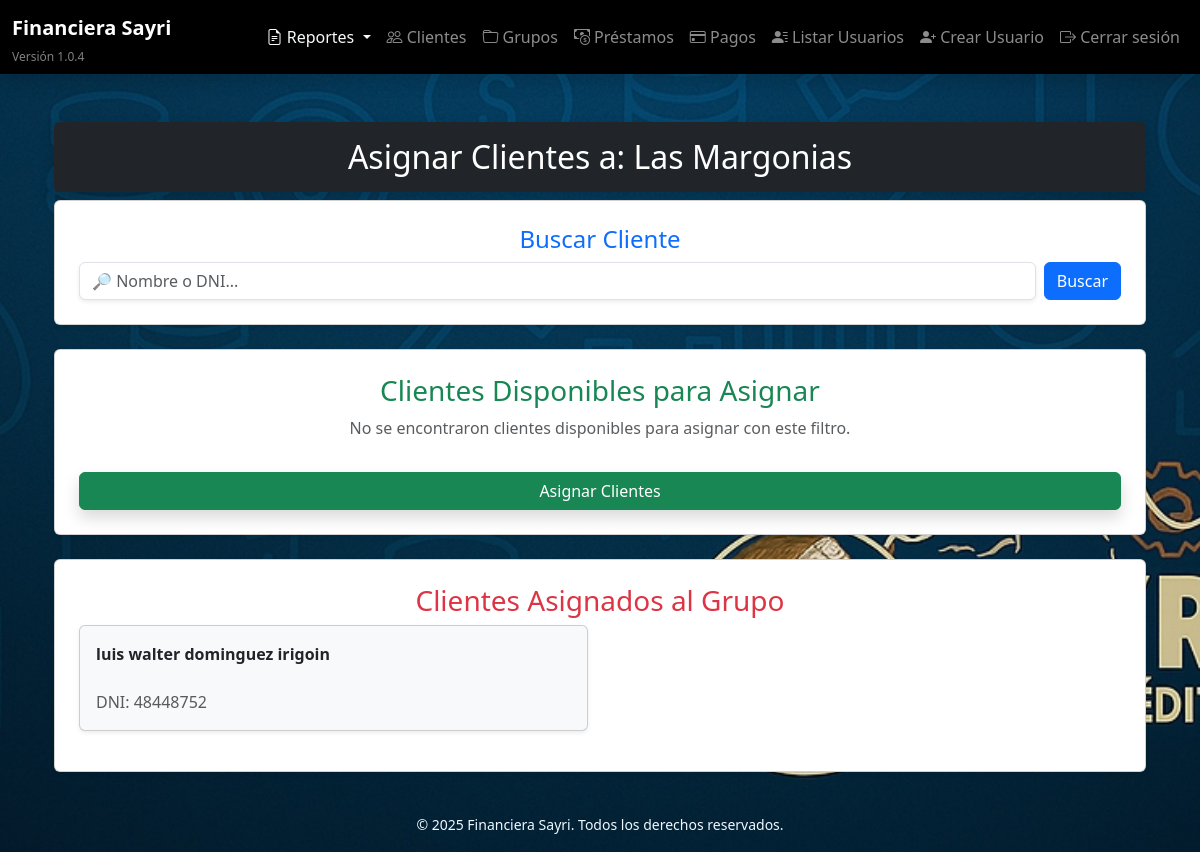
The page /grupos/1/asignar_clientes (signed in) on the database as committed earlier.
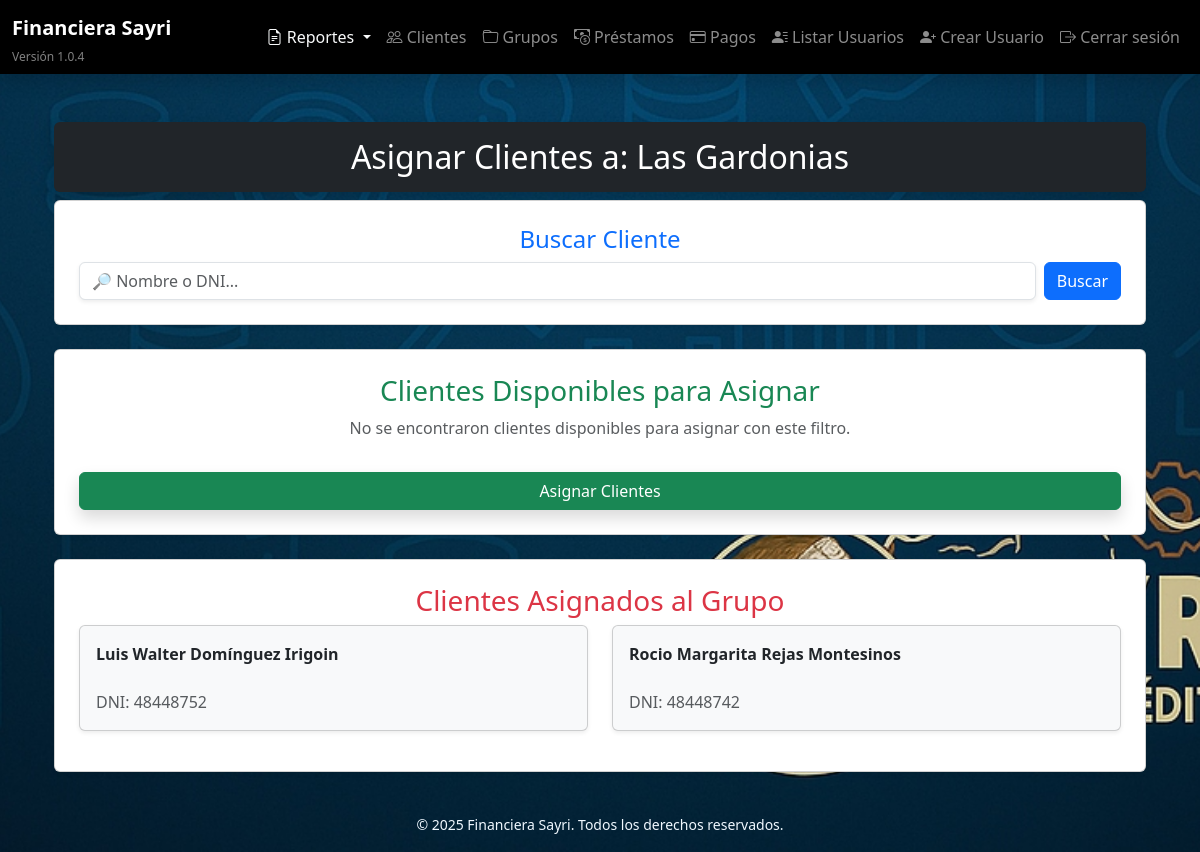
The same page on the database as committed later.
### models/grupo.py (models this page shows)
class Grupo(db.Model):
    __tablename__ = 'grupo'
    id = db.Column(db.Integer, primary_key=True)
    nombre = db.Column(db.String(100), nullable=False)
    fecha_creacion = db.Column(db.DateTime, default=datetime.utcnow)
    prestamos_grupales = db.relationship('PrestamoGrupal', backref='grupo', lazy=True)
    clientes = db.relationship('Cliente', backref='grupo', lazy=True)

### models/cliente.py (models this page shows)
class Cliente(db.Model):
    __tablename__ = 'cliente'
    id = db.Column(db.Integer, primary_key=True)
    nombre = db.Column(db.String(100), nullable=False)
    apellido = db.Column(db.String(100), nullable=False)
    dni = db.Column(db.String(15), unique=True, nullable=False)
    celular = db.Column(db.String(20), nullable=False)
    operadora = db.Column(db.String(50))
    banco = db.Column(db.String(50))
    numero_cuenta = db.Column(db.String(50))
    fecha_registro = db.Column(db.DateTime, default=datetime.utcnow)
    grupo_id = db.Column(db.Integer, db.ForeignKey('grupo.id'), nullable=True)
    prestamos_individuales = db.relationship('PrestamoIndividual', backref='cliente', lazy=True)

### routes/grupos.py (the view)
@grupos_bp.route('/<int:grupo_id>/asignar_clientes', methods=['GET', 'POST'])
@login_required
def asignar_clientes(grupo_id):
    grupo = Grupo.query.get_or_404(grupo_id)
    clientes_asignados = Cliente.query.filter_by(grupo_id=grupo_id).all()
    filtro = request.args.get('filtro', '').strip()
    clientes_disponibles = []  # Inicializar la lista de clientes disponibles
    if filtro:
        clientes_disponibles = Cliente.query.filter(
            (Cliente.nombre.ilike(f"%{filtro}%")) | (Cliente.dni.ilike(f"%{filtro}%"))
        ).all()
        clientes_disponibles = [c for c in clientes_disponibles if c.id not in [cli.id for cli in clientes_asignados]]
    if request.method == 'POST':
        for cliente_id in request.form.getlist('clientes'):
            cliente = Cliente.query.get(cliente_id)
            cliente.grupo_id = grupo.id
            db.session.commit()
        return redirect(url_for('grupos.asignar_clientes', grupo_id=grupo.id))
    return render_template(
        'grupos/asignar_clientes.html',
        grupo=grupo,
        clientes_asignados=clientes_asignados,
        clientes_disponibles=clientes_disponibles,
        filtro=filtro
    )

### templates/grupos/asignar_clientes.html (shortened to what this page needs)
{% extends "base.html" %}
{% block content %}
<div class="container py-4">
    <h2 class="text-center text-white bg-dark p-3 rounded shadow">Asignar Clientes a: {{ grupo.nombre }}</h2>
    <div class="card p-4 shadow-sm mb-4">
        <h4 class="text-center text-primary">Buscar Cliente</h4>
        <form method="GET" action="{{ url_for('grupos.asignar_clientes', grupo_id=grupo.id) }}" class="d-flex">
            <input type="text" name="filtro" id="filtroCliente" class="form-control me-2 shadow-sm" value="{{ filtro }}" placeholder="🔎 Nombre o DNI..." autocomplete="off">
            <button type="submit" class="btn btn-primary"> Buscar</button>
        </form>
    </div>
    <div class="card p-4 shadow-sm mb-4">
        <h3 class="text-center text-success">Clientes Disponibles para Asignar</h3>
        <form action="{{ url_for('grupos.asignar_clientes', grupo_id=grupo.id) }}" method="POST">
            <div id="listaClientes">
                {% if clientes_disponibles %}
                    <div class="row">
                        {% for cliente in clientes_disponibles %}
                            <div class="col-md-6">
                                <div class="card shadow-sm p-3 mb-3">
                                    <input type="checkbox" name="clientes" value="{{ cliente.id }}" id="cliente_{{ cliente.id }}">
                                    <label for="cliente_{{ cliente.id }}">
                                        <strong class="text-dark">{{ cliente.nombre }} {{ cliente.apellido }}</strong> <br>
                                        <span class="text-muted">DNI: {{ cliente.dni }}</span> <br>
                                        <span class="badge bg-info">Grupo: {{ cliente.grupo.nombre if cliente.grupo else 'Sin Grupo' }}</span>
                                    </label>
                                </div>
                            </div>
                        {% endfor %}
                    </div>
                {% else %}
                    <p class="text-center text-muted">No se encontraron clientes disponibles para asignar con este filtro.</p>
                {% endif %}
            </div>
            <button type="submit" class="btn btn-success w-100 mt-3 shadow">Asignar Clientes</button>
        </form>
    </div>
    <div class="card p-4 shadow-sm">
        <h3 class="text-center text-danger">Clientes Asignados al Grupo</h3>
        {% if clientes_asignados %}
            <div class="row">
                {% for cliente in clientes_asignados %}
                    <div class="col-md-6">
                        <div class="card p-3 mb-3 shadow-sm bg-light">
                            <strong class="text-dark">{{ cliente.nombre }} {{ cliente.apellido }}</strong> <br>
                            <span class="text-muted">DNI: {{ cliente.dni }}</span>
                        </div>
                    </div>
                {% endfor %}
            </div>
        {% else %}
            <p class="text-center text-muted">No hay clientes asignados a este grupo.</p>
        {% endif %}
    </div>
</div>
{% endblock %}

Rows that differ between the two databases and show on the page:
changed Grupo: nombre "Las Margonias" → "Las Gardonias"
changed Cliente: nombre "luis walter" → "Luis Walter"; apellido "dominguez irigoin" → "Domínguez Irigoin"
now on this page (row edited): Cliente: nombre "Rocio Margarita", apellido "Rejas Montesinos", dni "48448742"
